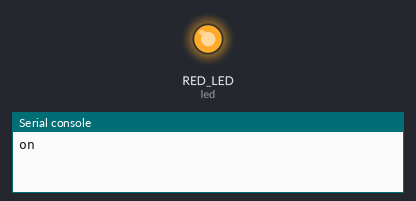
A program run on a simulated CircuitPython board. Parts: output pins drawn as LEDs (lit = HIGH), the last lines printed to the serial console.

Above: at 1.0 s.
At 5.5 s:
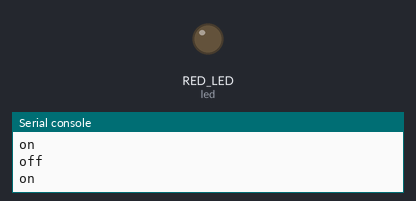
Timing chart, 0 to 6.9 s (numbered marks = the images above):
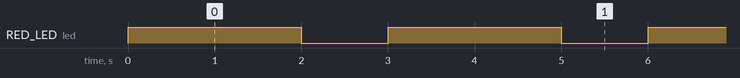

Measured:
- by itself, RED_LED (led): alternates HIGH for 2.0 s and LOW for 1.0 s

The program:

__led_blink.py
```python
import board
import digitalio
import time
import os

# setup
led = digitalio.DigitalInOut(board.RED_LED)  # general-purpose RED LED on Pin D3
led.direction = digitalio.Direction.OUTPUT

while True:
    led.value = True
    print("on")
    time.sleep(2)
    led.value = False
    time.sleep(1)
    print("off")
```
